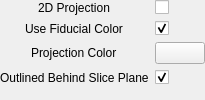
<?xml version="1.0" encoding="UTF-8"?>
<ui version="4.0">
 <class>qMRMLAnnotationFiducialProjectionPropertyWidget</class>
 <widget class="QWidget" name="qMRMLAnnotationFiducialProjectionPropertyWidget">
  <property name="geometry">
   <rect>
    <x>0</x>
    <y>0</y>
    <width>205</width>
    <height>100</height>
   </rect>
  </property>
  <property name="sizePolicy">
   <sizepolicy hsizetype="Preferred" vsizetype="Maximum">
    <horstretch>0</horstretch>
    <verstretch>0</verstretch>
   </sizepolicy>
  </property>
  <property name="windowTitle">
   <string>qMRMLAnnotationFiducialProjectionPropertyWidget</string>
  </property>
  <layout class="QFormLayout" name="formLayout">
   <property name="labelAlignment">
    <set>Qt::AlignCenter</set>
   </property>
   <property name="formAlignment">
    <set>Qt::AlignLeading|Qt::AlignLeft|Qt::AlignTop</set>
   </property>
   <property name="margin">
    <number>0</number>
   </property>
   <item row="0" column="0">
    <widget class="QLabel" name="Point2DProjectionLabel">
     <property name="toolTip">
      <string>Turn on/off visualization of projected fiducial on 2D viewers</string>
     </property>
     <property name="text">
      <string>2D Projection</string>
     </property>
    </widget>
   </item>
   <item row="0" column="1">
    <widget class="ctkCheckBox" name="Point2DProjectionCheckBox">
     <property name="toolTip">
      <string>Turn on/off visualization of projected fiducial on 2D viewers</string>
     </property>
     <property name="indicatorIcon">
      <iconset resource="../../../../../../Base/QTGUI/Resources/qCjyxBaseQTGUI.qrc">
       <normaloff>:/Icons/XLarge/CjyxVisible.png</normaloff>
       <normalon>:/Icons/XLarge/CjyxInvisible.png</normalon>:/Icons/XLarge/CjyxVisible.png</iconset>
     </property>
     <property name="indicatorIconSize">
      <size>
       <width>23</width>
       <height>23</height>
      </size>
     </property>
    </widget>
   </item>
   <item row="2" column="0">
    <widget class="QLabel" name="PointProjectionColorLabel">
     <property name="toolTip">
      <string>Color of the projected fiducial on 2D viewers</string>
     </property>
     <property name="text">
      <string>Projection Color</string>
     </property>
    </widget>
   </item>
   <item row="2" column="1">
    <widget class="ctkColorPickerButton" name="PointProjectionColorPickerButton">
     <property name="minimumSize">
      <size>
       <width>0</width>
       <height>0</height>
      </size>
     </property>
     <property name="toolTip">
      <string>Color of the projected fiducial on 2D viewers</string>
     </property>
     <property name="color">
      <color>
       <red>255</red>
       <green>255</green>
       <blue>255</blue>
      </color>
     </property>
     <property name="displayColorName">
      <bool>false</bool>
     </property>
     <property name="dialogOptions">
      <set>ctkColorPickerButton::UseCTKColorDialog</set>
     </property>
    </widget>
   </item>
   <item row="4" column="0">
    <widget class="QLabel" name="PointOutlinedBehindSlicePlaneLabel">
     <property name="toolTip">
      <string>Fiducial projection is displayed filled when on top of slice plane, outlined when behind, and with full opacity when in the plane</string>
     </property>
     <property name="text">
      <string>Outlined Behind Slice Plane</string>
     </property>
    </widget>
   </item>
   <item row="4" column="1">
    <widget class="QCheckBox" name="PointOutlinedBehindSlicePlaneCheckBox">
     <property name="toolTip">
      <string>Fiducial projection is displayed filled when on top of slice plane, outlined when behind, and with full opacity when in the plane</string>
     </property>
     <property name="text">
      <string/>
     </property>
     <property name="checked">
      <bool>true</bool>
     </property>
    </widget>
   </item>
   <item row="1" column="0">
    <widget class="QLabel" name="PointUseFiducialColorLabel">
     <property name="toolTip">
      <string>Use the same color as fiducial</string>
     </property>
     <property name="text">
      <string>Use Fiducial Color</string>
     </property>
    </widget>
   </item>
   <item row="1" column="1">
    <widget class="QCheckBox" name="PointUseFiducialColorCheckBox">
     <property name="toolTip">
      <string>Use the same color as fiducial</string>
     </property>
     <property name="text">
      <string/>
     </property>
     <property name="checked">
      <bool>true</bool>
     </property>
    </widget>
   </item>
  </layout>
 </widget>
 <customwidgets>
  <customwidget>
   <class>ctkCheckBox</class>
   <extends>QCheckBox</extends>
   <header>ctkCheckBox.h</header>
  </customwidget>
  <customwidget>
   <class>ctkColorPickerButton</class>
   <extends>QPushButton</extends>
   <header>ctkColorPickerButton.h</header>
  </customwidget>
 </customwidgets>
 <resources>
  <include location="../../../../../../Base/QTGUI/Resources/qCjyxBaseQTGUI.qrc"/>
 </resources>
 <connections/>
</ui>
